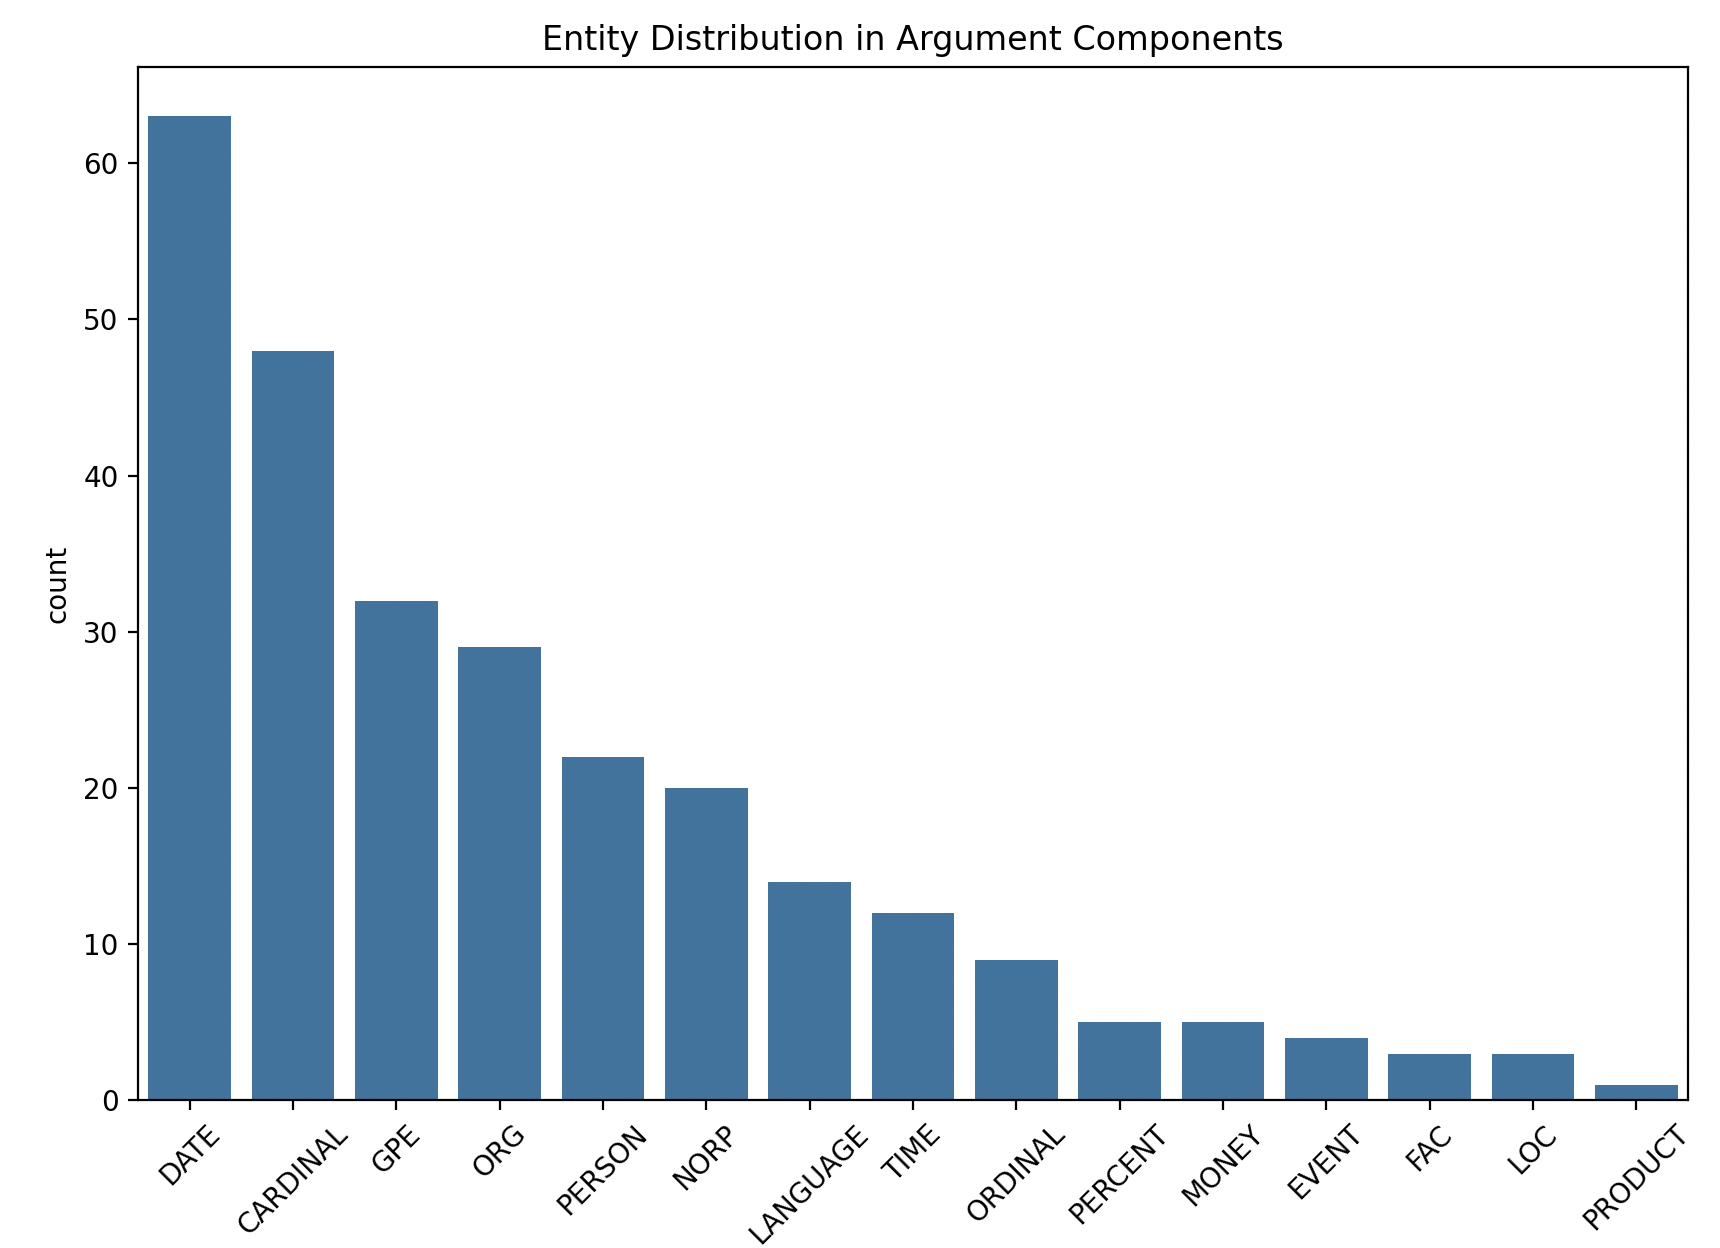

Here is the Python script that generated this plot:
import os
import pandas as pd
import spacy
import matplotlib.pyplot as plt
import seaborn as sns

# Load spaCy model
nlp = spacy.load("en_core_web_sm")

def parse_ann_file(ann_filepath):
    annotations = []
    with open(ann_filepath, "r", encoding="utf-8") as file:
        for line in file:
            parts = line.strip().split("\t")
            if len(parts) < 3:
                continue
            annotation_id = parts[0]
            annotation_type_info = parts[1].split()
            annotation_text = parts[2]
            label = annotation_type_info[0]
            start_idx = int(annotation_type_info[1])
            end_idx = int(annotation_type_info[2])
            annotations.append({"id": annotation_id, "label": label, "start": start_idx, "end": end_idx, "text": annotation_text})
    return annotations

def extract_named_entities(text):
    doc = nlp(text)
    return [(ent.text, ent.label_) for ent in doc.ents]

def process_dataset(dataset_path):
    all_annotations = []
    for file in os.listdir(dataset_path):
        if file.endswith(".txt"):
            text_filepath = os.path.join(dataset_path, file)
            ann_filepath = text_filepath.replace(".txt", ".ann")
            if not os.path.exists(ann_filepath):
                continue
            with open(text_filepath, "r", encoding="utf-8") as f:
                text = f.read()
            annotations = parse_ann_file(ann_filepath)
            for ann in annotations:
                entities = extract_named_entities(ann["text"])
                for entity, ent_type in entities:
                    all_annotations.append({"Essay": file, "Label": ann["label"], "Entity": entity, "Type": ent_type})
    return pd.DataFrame(all_annotations)

def visualize_entity_distribution(df):
    plt.figure(figsize=(10, 5))
    sns.countplot(data=df, x="Type", order=df["Type"].value_counts().index)
    plt.title("Entity Distribution in Argument Components")
    plt.xticks(rotation=45)
    plt.show()

dataset_path = "/Users/sahil.pardasani/Desktop/ResearchPaperForConference/ArgumentAnnotatedEssays-1.0/brat-project"  # Change this path if needed
df = process_dataset(dataset_path)
visualize_entity_distribution(df)
